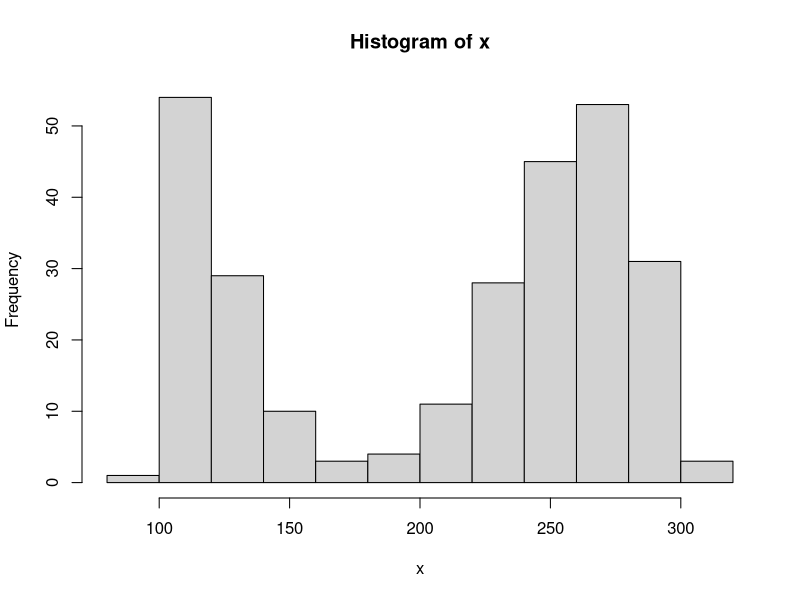
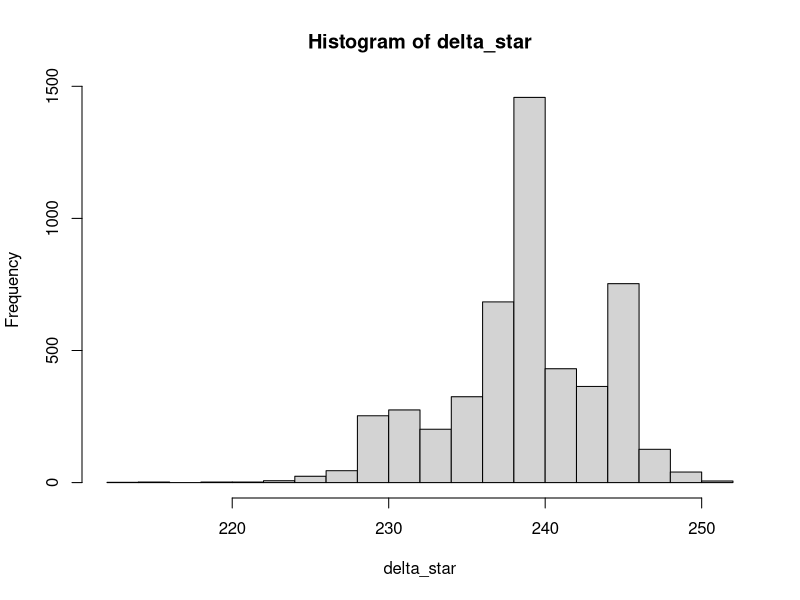
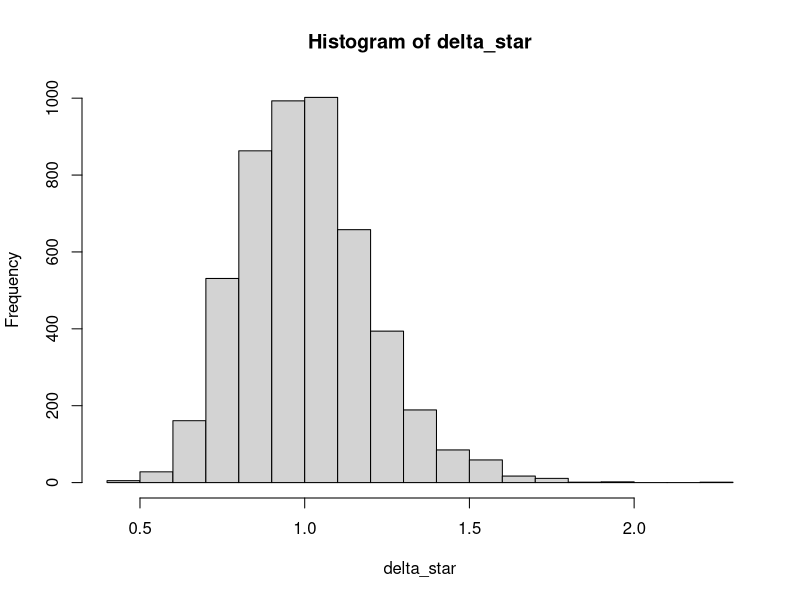

Generate these figures, in order, with R:
## ---- chunk 1
knitr::opts_chunk$set(echo = TRUE, fig.width = 5, fig.height = 3)
## ---- chunk 2
# obtain data
data("faithful")
x <- faithful$eruptions * 60
hist(x)
## ---- chunk 3
n <- length(x)
B <- 5000
delta_star <- rep(NA, B)
for(i in 1:B){
  xstar <- sample(x, size = n, replace = T)
  delta_star[i] <- median(xstar) 
}

# bootstrap distribution of medians
hist(delta_star)

# observed sample median
median(x)
## ---- chunk 4
# bootstrap estimate of bias of sample median for true median
mean(delta_star) - median(x)
## ---- chunk 5
# generate some Poisson data
set.seed(309)
lambda_true <- 1
n <- 20
x <- rpois(n, lambda_true)
## ---- chunk 6
B <- 5000
delta_star <- rep(NA, B)
for(i in 1:B){
  # if size isn't specified in sample(), defaults to length of x!
  xstar <- sample(x, replace = T)
  delta_star[i] <- sd(xstar)/mean(xstar)
}
hist(delta_star)
## ---- chunk 7
# observed estimate for coefficient of variation 
cv_hat <- sd(x)/mean(x)
cv_hat

# approximate bias of estimate for true coefficient of variation
mean(delta_star) - cv_hat
## ---- chunk 8
# bootstrap estimate of MSE
mean((delta_star - cv_hat)^2)
